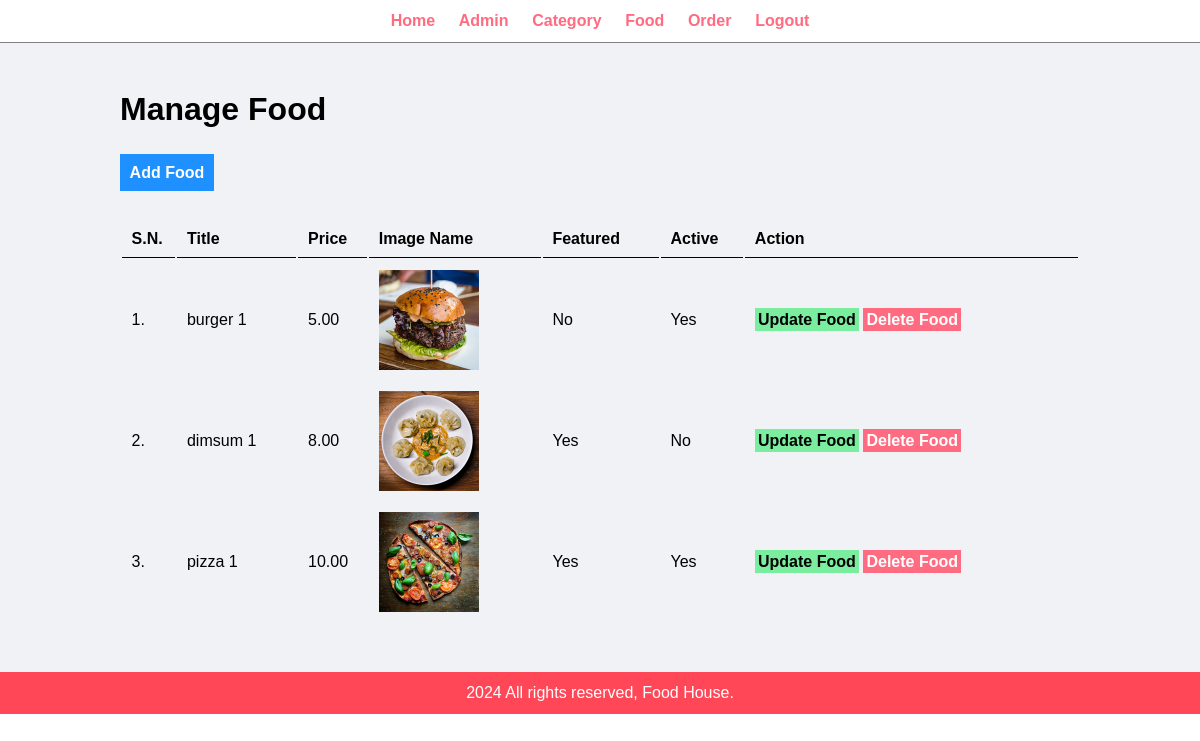
The app's page /admin/manage-food.php (signed in) with its own data.
### tables this page shows
CREATE TABLE `tbl_food` (
  `id` int(10) UNSIGNED NOT NULL,
  `title` varchar(100) NOT NULL,
  `description` text NOT NULL,
  `price` decimal(10,2) NOT NULL,
  `image_name` varchar(255) NOT NULL,
  `category_id` int(10) UNSIGNED NOT NULL,
  `featured` varchar(10) NOT NULL,
  `active` varchar(10) NOT NULL
);

### admin/manage-food.php (the view, shortened to what this page needs)
<?php include ('partials/menu.php') ?>
<div class="main-content">
    <div class="wrapper">
        <h1>Manage Food</h1>
        <br />
        <br />
        <a href="add-food.php" class="btn-primary">Add Food</a>
        <br />
        <br />
        <br />
        <table class="tbl-full">
            <tr>
                <th>S.N.</th>
                <th>Title</th>
                <th>Price</th>
                <th>Image Name</th>
                <th>Featured</th>
                <th>Active</th>
                <th>Action</th>
            </tr>
            <?php
            $sql = "SELECT * FROM tbl_food";
            $res = mysqli_query($conn, $sql) or die(mysqli_error($conn));
            if ($res == TRUE) {
                $count = mysqli_num_rows($res);
                if ($count > 0) {
                    $sn = 1;
                    while ($rows = mysqli_fetch_assoc($res)) {
                        $id = $rows['id'];
                        $title = $rows['title'];
                        $price = $rows['price'];
                        $image_name = $rows['image_name'];
                        $featured = $rows['featured'];
                        $active = $rows['active'];
                        ?>
                        <tr>
                            <td><?php echo $sn++; ?>.</td>
                            <td><?php echo $title; ?></td>
                            <td><?php echo $price; ?></td>
                            <td>
                                <?php
                                    if ($image_name != '') {
                                        ?><img src="<?php echo SITEURL?>/images/food/<?php echo $image_name; ?>" width="100px"/>
                                    <?php
                                    } else {
                                        echo "<div class='error'>Image Not Added</div>";
                                    }
                                ?>
                            </td>
                            <td><?php echo $featured; ?></td>
                            <td><?php echo $active; ?></td>
                            <td>
                                <a href="<?php echo SITEURL; ?>admin/update-food.php?id=<?php echo $id; ?>" class="btn-secondary">Update Food</a>
                                <a href="<?php echo SITEURL; ?>admin/delete-food.php?id=<?php echo $id; ?>&image_name=<?php echo $image_name; ?>" class="btn-danger">Delete Food</a>
                            </td>
                        </tr>
                        <?php
                    }
                } else {
                    echo "<tr><td><div class='error' colspan='7'>Food Not Added Yet. </td> </tr>";
                }
            }
            ?>
        </table>
    </div>
</div>
<?php include ('partials/footer.php') ?>

### css/admin.css (style rules this page uses)
* { margin: 0; padding: 0; font-family: Arial, Helvetica, sans-serif; }
.wrapper { padding: 1%; width: 80%; margin: 0 auto; }
.tbl-full { width: 100%; }
table tr th { border-bottom: 1px solid black; padding: 1%; text-align: left; }
table tr td { padding: 1%; }
.btn-primary { background-color: #1e90ff; padding: 1%; color: white; text-decoration: none; font-weight: bold; }
.btn-secondary { background-color: #7bed9f; padding: 1%; color: black; text-decoration: none; font-weight: bold; }
.btn-danger { background-color: #ff6b81; padding: 1%; color: white; text-decoration: none; font-weight: bold; }
.main-content { background-color: #f1f2f6; padding: 3% 0 ; }

### records on screen
tbl_food: title "burger 1", price "5.00", image_name (picture), featured "No", active "Yes"
tbl_food: title "dimsum 1", price "8.00", image_name (picture), featured "Yes", active "No"
tbl_food: title "pizza 1", price "10.00", image_name (picture), featured "Yes", active "Yes"
